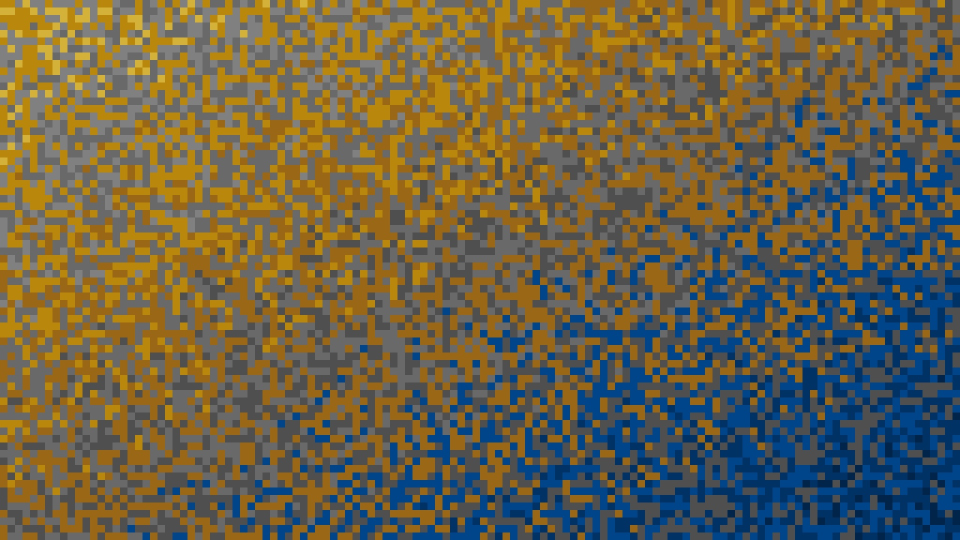
#> input picture generatedImages/generatedImage2.jpg, 1920 x 1080 px, found by its file name (shown at 1/2 size); the run also reads 1 picture not shown here
$ python pixelateFinal.py
#> lines starting #> are read from the running program, lines starting #| are printed output that depends on the picture
import cv2 as cv
import numpy as np
import random

DEMO_MODE = False
PIXEL_SIZE = 5
videoNumber = 1
previousVideo = videoNumber
width = 640
height = 360
counter = random.randint(100,1000)
if DEMO_MODE:
    counter = 0
capture = cv.VideoCapture(2)
foregroundFeed = cv.createBackgroundSubtractorMOG2(history=500, varThreshold= 45, detectShadows=False) # defaults: 500, 16, True
video = cv.VideoCapture("G:\\School\\2022 FALL\\ENGT 4050\\Pixelated-Art-Display\\videos\\" + str(videoNumber) + ".mp4")

# set manual webcam dimensions
capture.set(cv.CAP_PROP_FRAME_WIDTH, width)
capture.set(cv.CAP_PROP_FRAME_HEIGHT, height)

# get webcam dimensions
width = capture.get(cv.CAP_PROP_FRAME_WIDTH)
height = capture.get(cv.CAP_PROP_FRAME_HEIGHT)

# get background image
background = cv.imread('generatedImages\generatedImage2.jpg')
#> background is the input picture: shape (1080, 1920, 3); mean B, G, R 71.8, 97.4, 106.3
background = cv.resize(background, (int(width), int(height)))
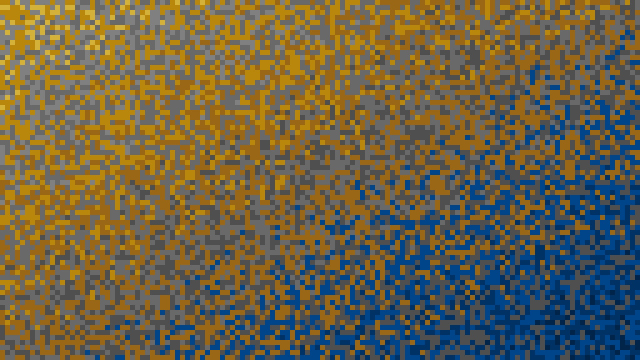
#> background: shape (360, 640, 3); mean B, G, R 71.8, 97.4, 106.3

def pixelate(pixelSize, frame):
    height = int(frame.shape[0])
    width = int(frame.shape[1])
    newHeight = height//pixelSize
    newWidth = width//pixelSize
    frameTemp = cv.resize(frame, (newWidth, newHeight), interpolation=cv.INTER_NEAREST)
    frame = cv.resize(frameTemp, (width, height), interpolation=cv.INTER_NEAREST)
    return frame

print(" Width: " + str(width) + "\tHeight: " + str(height))

# makes the preview fullscreen
cv.namedWindow("Pixelate", cv.WINDOW_NORMAL)
cv.setWindowProperty("Pixelate", cv.WND_PROP_FULLSCREEN, cv.WINDOW_FULLSCREEN)

# foreground color
grey = np.zeros(background.shape, np.uint8)
grey.fill(25)
#> grey: shape (360, 640, 3); every value is 25

# morphology fill size
kernel = np.ones((PIXEL_SIZE, PIXEL_SIZE), np.uint8)

# for plaque
plaque = cv.imread("backgroundWithPlaque.jpg")
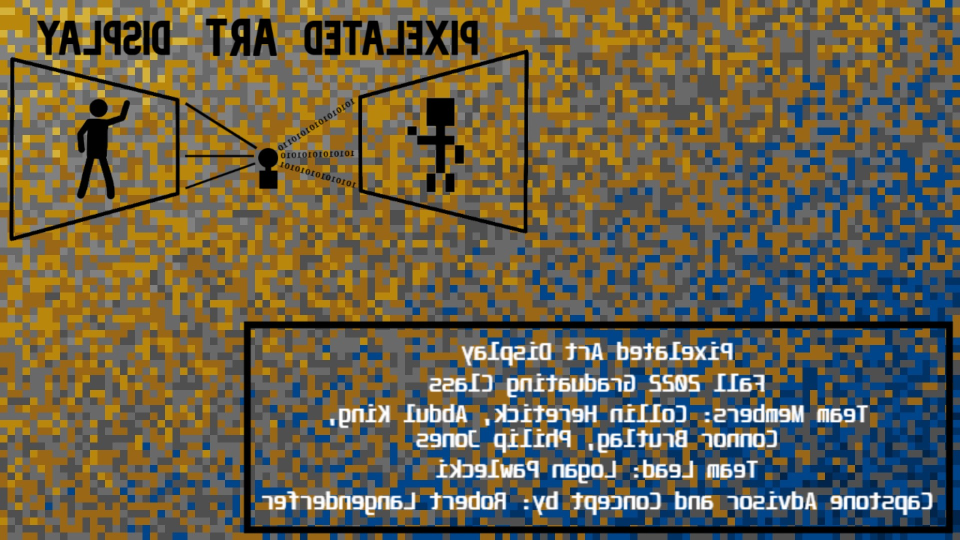
#> input picture backgroundWithPlaque.jpg, 1920 x 1080 px (shown at 1/2 size)
#> plaque is the input picture: shape (1080, 1920, 3); mean B, G, R 73.9, 97.3, 105.8
plaque = cv.resize(plaque, (int(width), int(height)))
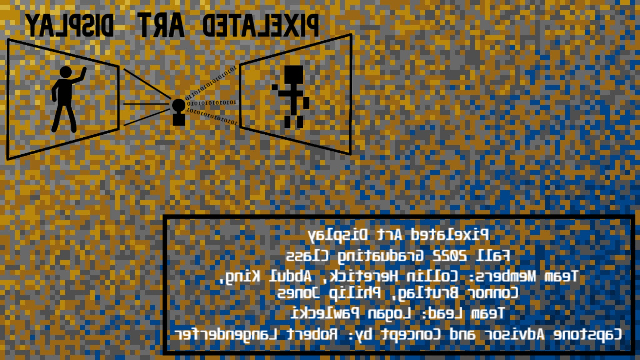
#> plaque: shape (360, 640, 3); mean B, G, R 73.9, 97.3, 105.8
plaqueCounter = 1

while(True):
    if (counter > 0): # use webcam for input
        retCam, frame = capture.read()
        frame = foregroundFeed.apply(frame)  # apply the background removal algorithm
#> frame: shape (360, 640); every value is 255
        mask = cv.inRange(frame, 0, 125)
#> mask: shape (360, 640); every value is 0
        mask = pixelate(PIXEL_SIZE, mask)
#> in pixelate, `frameTemp = cv.resize(frame, (newWidth, newHeight), interpolation=cv.I..`: frameTemp: shape (72, 128); every value is 0
        invMask = cv.bitwise_not(mask)
        foregroundOnly = cv.bitwise_and(grey, grey, mask = invMask)
        backgroundOnly = cv.bitwise_and(background, background, mask = mask)
#> backgroundOnly: shape (360, 640, 3); every value is 0
        counter -= 1
        if counter == 50:
            if (random.randint(1,4) == 1):
                background = plaque
            else:
                background = cv.imread('generatedImages\generatedImage2.jpg')
                background = cv.resize(background, (int(width), int(height)))
    else: # use prerecorded video as input
        retVideo, frame = video.read()
        if retVideo:
            mask = cv.inRange(frame, (0,0,0), (245,245,245))
            mask = cv.morphologyEx(mask, cv.MORPH_CLOSE, kernel, iterations=4)
            mask = pixelate(PIXEL_SIZE, mask)
            invMask = cv.bitwise_not(mask)
            foregroundOnly = cv.bitwise_and(grey, grey, mask = mask)
            backgroundOnly = cv.bitwise_and(background, background, mask = invMask)
        else: # when video is over
            while videoNumber == previousVideo:
                videoNumber = random.randint(1,12)
            previousVideo = videoNumber
            video = cv.VideoCapture("G:\\School\\2022 FALL\\ENGT 4050\\Pixelated-Art-Display\\videos\\" + str(videoNumber) + ".mp4")
            if not DEMO_MODE:
                counter = random.randint(100,1000)
            if DEMO_MODE:
                if (random.randint(1,6) == 1) or (plaqueCounter == 0):
                    background = plaque
                    plaqueCounter -= 1
                else:
                    background = cv.imread('generatedImages\generatedImage2.jpg')
                    background = cv.resize(background, (int(width), int(height)))
                    plaqueCounter = 1

    # combines foreground and background
    camWithBG = cv.add(foregroundOnly, backgroundOnly)

    # mirrors the frame
    camWithBG = cv.flip(camWithBG, 1)

    cv.imshow('Pixelate', camWithBG)

    if cv.waitKey(10) & 0xFF == ord('d'):
#> (key q is pressed here)
        DEMO_MODE = True
        print("Demo Mode: ON")
    if cv.waitKey(10) & 0xFF == ord('f'):
#> (key q is pressed here)
        DEMO_MODE = False
        print("Demo Mode: OFF")
    if cv.waitKey(10) & 0xFF == ord('q'):
#> (key q is pressed here)
        break

capture.release()
cv.destroyAllWindows()
